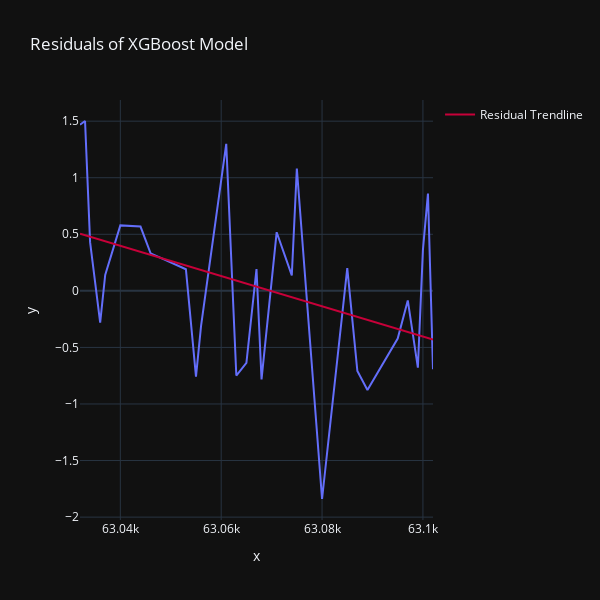

The notebook cell this image was saved under:
### Markdown cell above
# Plotting Residuals

### Code cell
residuals = reg_yhat - y_test
residuals.sort_index(ascending=True, inplace=True)


fig = px.line(x=residuals.keys(), y=residuals.values, title='Residuals of XGBoost Model')

fig2 = px.scatter(x=residuals.keys(), y=residuals.values, trendline='ols', trendline_color_override='#C70039')
fig2.data[1].name = 'Residual Trendline'
fig2.data[1].showlegend = True

fig.add_trace(fig2.data[1])

fig.update_layout(height=600, width=600, template='plotly_dark')
fig.show()

### Figure 1 — Plotly figure (JSON) as saved in the notebook; plotly's stock layout.template omitted (floating-point values rounded to 4 significant figures)
{"data": [{"hovertemplate": "x=%{x}<br>y=%{y}<extra></extra>", "legendgroup": "", "line": {"color": "#636efa", "dash": "solid"}, "marker": {"symbol": "circle"}, "mode": "lines", "name": "", "orientation": "v", "showlegend": false, "type": "scatter", "x": [63032, 63033, 63034, 63036, 63037, 63040, 63044, 63046, 63053, 63055, 63056, 63061, 63063, 63065, 63067, 63068, 63071, 63074, 63075, 63080, 63085, 63087, 63089, 63095, 63097, 63099, 63100, 63101, 63102], "xaxis": "x", "y": [1.468, 1.501, 0.4305, -0.2817, 0.1407, 0.5785, 0.5684, 0.3314, 0.1913, -0.7579, -0.3122, 1.3, -0.7487, -0.6372, 0.1932, -0.7832, 0.5184, 0.137, 1.082, -1.84, 0.2018, -0.7073, -0.8766, -0.4219, -0.08502, -0.6788, 0.3601, 0.8605, -0.6923], "yaxis": "y"}, {"hovertemplate": "<b>OLS trendline</b><br>y = -0.013361 * x + 842.677<br>R<sup>2</sup>=0.154609<br><br>x=%{x}<br>y=%{y} <b>(trend)</b><extra></extra>", "legendgroup": "", "line": {"color": "#C70039"}, "marker": {"color": "#636efa", "symbol": "circle"}, "mode": "lines", "name": "Residual Trendline", "showlegend": true, "type": "scatter", "x": [63032, 63033, 63034, 63036, 63037, 63040, 63044, 63046, 63053, 63055, 63056, 63061, 63063, 63065, 63067, 63068, 63071, 63074, 63075, 63080, 63085, 63087, 63089, 63095, 63097, 63099, 63100, 63101, 63102], "xaxis": "x", "y": [0.5044, 0.4911, 0.4777, 0.451, 0.4376, 0.3975, 0.3441, 0.3174, 0.2239, 0.1971, 0.1838, 0.117, 0.09024, 0.06352, 0.0368, 0.02344, -0.01664, -0.05673, -0.07009, -0.1369, -0.2037, -0.2304, -0.2571, -0.3373, -0.364, -0.3908, -0.4041, -0.4175, -0.4308], "yaxis": "y"}], "layout": {"height": 600, "legend": {"tracegroupgap": 0}, "title": {"text": "Residuals of XGBoost Model"}, "width": 600, "xaxis": {"anchor": "y", "domain": [0, 1], "title": {"text": "x"}}, "yaxis": {"anchor": "x", "domain": [0, 1], "title": {"text": "y"}}}}
